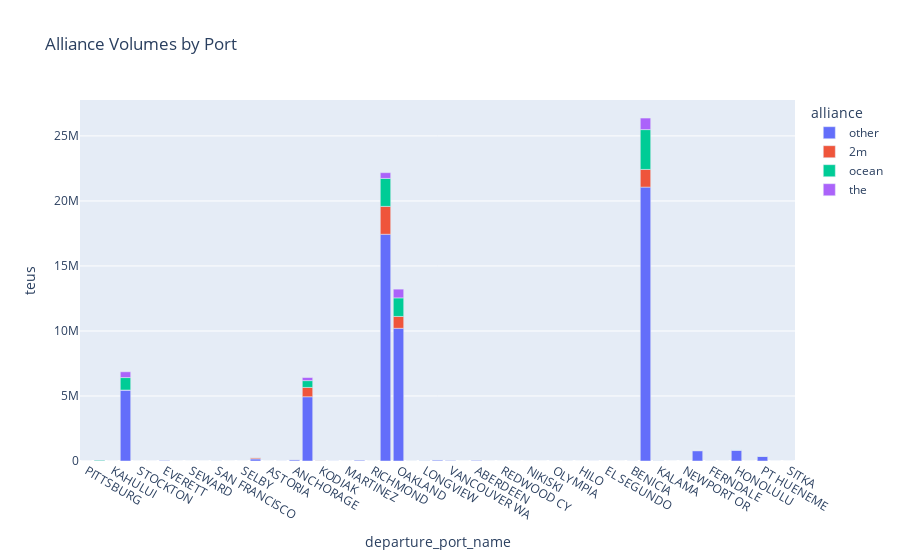

The notebook cell saved with this chart:
### Code cell
df = (
    exports_lf
    #group by alliance and port
    .group_by('alliance', 'departure_port_name')
    .agg(pl.col('teus').sum())
    .collect()
)

px.bar(
    df, x='departure_port_name', y='teus',
    color='alliance',
    title='Alliance Volumes by Port')

### Figure 1 — Plotly figure (JSON) as saved in the notebook; plotly's stock layout.template omitted (floating-point values rounded to 4 significant figures)
{"data": [{"alignmentgroup": "True", "hovertemplate": "alliance=other<br>departure_port_name=%{x}<br>teus=%{y}<extra></extra>", "legendgroup": "other", "marker": {"color": "#636efa", "pattern": {"shape": ""}}, "name": "other", "offsetgroup": "other", "orientation": "v", "showlegend": true, "textposition": "auto", "type": "bar", "x": ["PITTSBURG", "DUTCH HBR", "KAHULUI", "TACOMA", "STOCKTON", "PORT ANGELES", "EVERETT", "AFOGNAK", "SEWARD", "SAND PNT", "SAN FRANCISCO", "VALDEZ", "SELBY", "DUTCH HARBOR", "ASTORIA", "ANACORTES", "ANCHORAGE", "SEATTLE", "KODIAK", "RICHMOND CA", "MARTINEZ", "VANCOUVER BC", "RICHMOND", "LONG BEACH", "OAKLAND", "PORT TOWNSEND", "LONGVIEW", "SAN DIEGO", "VANCOUVER WA", "ABERDEEN WA", "ABERDEEN", "COOS BAY", "REDWOOD CY", "SACRAMENTO", "NIKISKI", "KETCHIKAN", "OLYMPIA", "ONTARIO", "HILO", "BELLINGHAM", "EL SEGUNDO", "WHITTIER", "BENICIA", "LOS ANGELES", "KALAMA", "CHERRY POINT", "NEWPORT OR", "PORTLAND OR", "FERNDALE", "EUREKA", "HONOLULU", "CROCKETT", "PT HUENEME", "PITTSBURG CA"], "xaxis": "x", "y": [31.6, 7819.0, 18.06, 5456000.0, 2239.0, 1106.0, 32740.0, 1551.0, 198.6, 27.08, 6900.0, 45.14, 9.028, 160300.0, 650.0, 5433.0, 95450.0, 4940000.0, 5025.0, 7105.0, 437.8, 54870.0, 573.3, 17440000.0, 10210000.0, 56.51, 45770.0, 80500.0, 33130.0, 302.4, 42860.0, 1327.0, 132.9, 1630.0, 337.5, 9.028, 3534.0, 4.514, 4.514, 3928.0, 117.4, 18.06, 1444.0, 21060000.0, 37680.0, 279.9, 9.028, 790300.0, 5116.0, 866.6, 847300.0, 4.514, 364000.0, 1207.0], "yaxis": "y"}, {"alignmentgroup": "True", "hovertemplate": "alliance=2m<br>departure_port_name=%{x}<br>teus=%{y}<extra></extra>", "legendgroup": "2m", "marker": {"color": "#EF553B", "pattern": {"shape": ""}}, "name": "2m", "offsetgroup": "2m", "orientation": "v", "showlegend": true, "textposition": "auto", "type": "bar", "x": ["LONG BEACH", "TACOMA", "DUTCH HARBOR", "LOS ANGELES", "OAKLAND", "HONOLULU", "PORTLAND OR", "KALAMA", "PT HUENEME", "SEATTLE", "KODIAK", "DUTCH HBR", "BENICIA", "ANCHORAGE"], "xaxis": "x", "y": [2143000.0, 2496.0, 83500.0, 1361000.0, 911800.0, 261.5, 22020.0, 5, 5192.0, 717200.0, 8391.0, 6417.0, 124, 2623], "yaxis": "y"}, {"alignmentgroup": "True", "hovertemplate": "alliance=ocean<br>departure_port_name=%{x}<br>teus=%{y}<extra></extra>", "legendgroup": "ocean", "marker": {"color": "#00cc96", "pattern": {"shape": ""}}, "name": "ocean", "offsetgroup": "ocean", "orientation": "v", "showlegend": true, "textposition": "auto", "type": "bar", "x": ["LOS ANGELES", "DUTCH HBR", "PORT TOWNSEND", "TACOMA", "ONTARIO", "KALAMA", "LONGVIEW", "SITKA", "HONOLULU", "OAKLAND", "LONG BEACH", "SEATTLE", "SAN FRANCISCO", "SAN DIEGO", "PORTLAND OR", "DUTCH HARBOR", "PT HUENEME"], "xaxis": "x", "y": [3063000.0, 47690.0, 407.7, 958000.0, 14, 7.514, 4.514, 4, 4839.0, 1428000.0, 2153000.0, 524600.0, 3, 6, 995.5, 5014.0, 6542.0], "yaxis": "y"}, {"alignmentgroup": "True", "hovertemplate": "alliance=the<br>departure_port_name=%{x}<br>teus=%{y}<extra></extra>", "legendgroup": "the", "marker": {"color": "#ab63fa", "pattern": {"shape": ""}}, "name": "the", "offsetgroup": "the", "orientation": "v", "showlegend": true, "textposition": "auto", "type": "bar", "x": ["LONG BEACH", "SEATTLE", "TACOMA", "HONOLULU", "LOS ANGELES", "OAKLAND", "LONGVIEW", "KALAMA"], "xaxis": "x", "y": [440800.0, 237000.0, 444100.0, 13.51, 888300.0, 671300.0, 9.028, 18.06], "yaxis": "y"}], "layout": {"barmode": "relative", "legend": {"title": {"text": "alliance"}, "tracegroupgap": 0}, "title": {"text": "Alliance Volumes by Port"}, "xaxis": {"anchor": "y", "domain": [0, 1], "title": {"text": "departure_port_name"}}, "yaxis": {"anchor": "x", "domain": [0, 1], "title": {"text": "teus"}}}}
